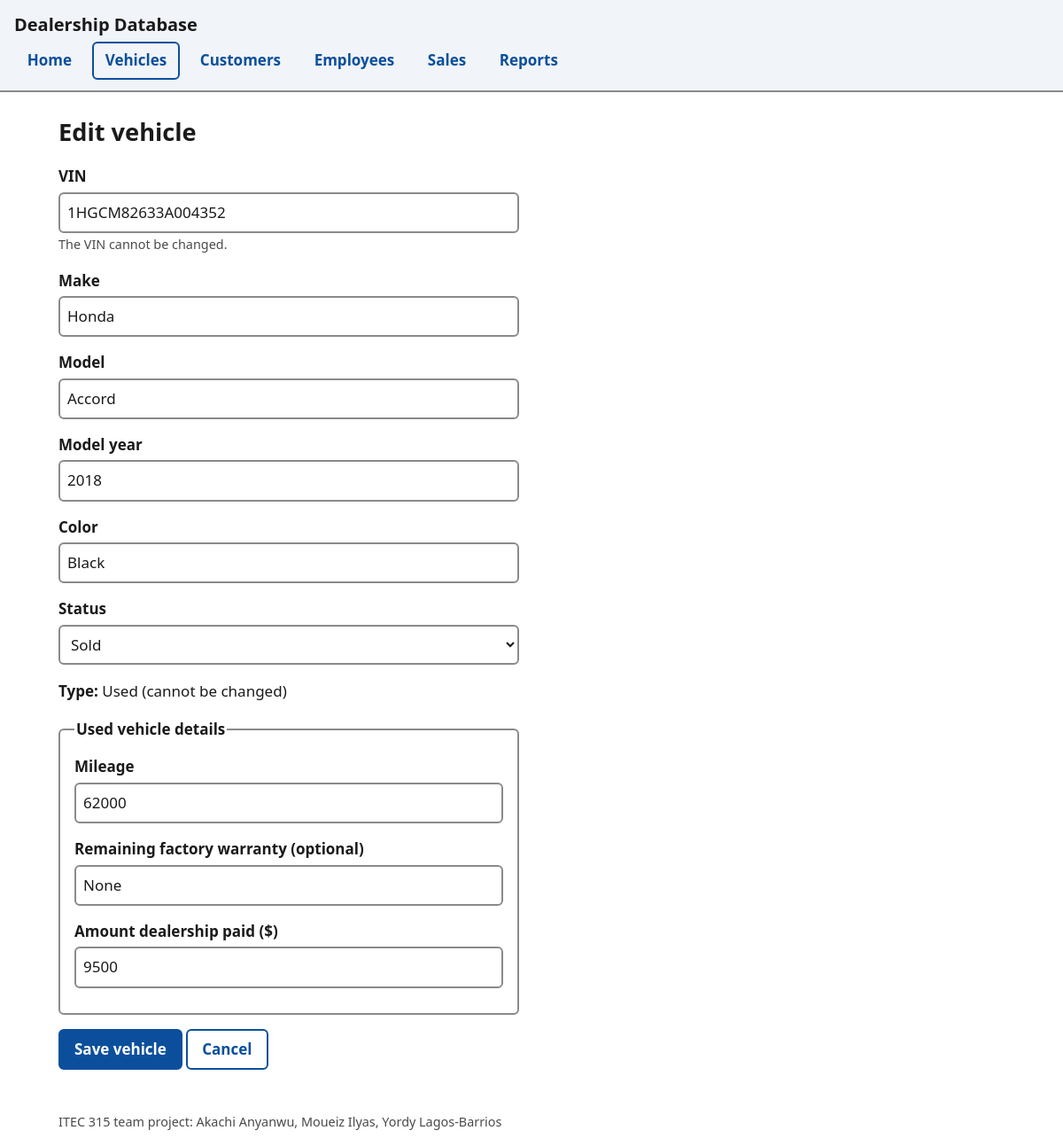
/vehicles/1HGCM82633A004352/edit, run on the app's committed database.
### tables this page shows
CREATE TABLE Vehicle(
VIN VARCHAR(17) PRIMARY KEY NOT NULL,
Make VARCHAR(40) NOT NULL,
Model VARCHAR(40) NOT NULL,
VehicleYear INTEGER NOT NULL,
Status VARCHAR(40) NOT NULL CHECK (Status IN ('Available', 'Pending', 'Sold')),
Color VARCHAR(40) NOT NULL
);

CREATE TABLE Used_Vehicle (
VIN VARCHAR(17) PRIMARY KEY NOT NULL,
Mileage INTEGER NOT NULL,
FactoryWarranty VARCHAR(100),
TotalMoneySpent INTEGER NOT NULL,
FOREIGN KEY (VIN) REFERENCES Vehicle(VIN)
);

### dealership_site/app.py (the view)
@app.route("/vehicles/<vin>/edit", methods=["GET", "POST"])
def vehicle_edit(vin):
    row = one(
        """SELECT v.*, n.MSRP, n.ManufacturerSpecial, u.Mileage, u.FactoryWarranty, u.TotalMoneySpent,
                  CASE WHEN n.VIN IS NOT NULL THEN 'New' ELSE 'Used' END AS Type
           FROM Vehicle v LEFT JOIN New_Vehicle n ON n.VIN=v.VIN LEFT JOIN Used_Vehicle u ON u.VIN=v.VIN
           WHERE v.VIN=?""",
        (vin,),
    )
    if row is None:
        flash("Vehicle not found.", "error")
        return redirect(url_for("vehicles"))
    if request.method == "POST":
        form = request.form.copy()
        form["vtype"] = row["Type"]  # type cannot change (disjoint subtypes)
        if save_vehicle(form, existing_vin=vin):
            flash("Vehicle updated.", "success")
            return redirect(url_for("vehicles"))
    return render_template("vehicle_form.html", v=dict(row), statuses=STATUSES, editing=True)

### dealership_site/app.py (called while the page is built)
def get_db():
    if "db" not in g:
        g.db = sqlite3.connect(DB_PATH)
        g.db.row_factory = sqlite3.Row
        g.db.execute("PRAGMA foreign_keys = ON")
    return g.db

def one(sql, args=()):
    return get_db().execute(sql, args).fetchone()

### dealership_site/templates/vehicle_form.html (shortened to what this page needs)
{% extends "base.html" %}
{% block content %}
<h1>{{ 'Edit' if editing else 'Add' }} vehicle</h1>
{% set vt = v.get('vtype') or v.get('Type') or 'New' %}
<form method="post" class="stack">
  <div class="field">
    <label for="vin">VIN</label>
    <input id="vin" name="vin" value="{{ v.get('vin') or v.get('VIN') or '' }}" maxlength="17" required
           {% if editing %}readonly aria-describedby="vin-hint"{% endif %}>
    <p class="hint" id="vin-hint">{{ 'The VIN cannot be changed.' if editing else 'Up to 17 characters.' }}</p>
  </div>
  <div class="field"><label for="make">Make</label>
    <input id="make" name="make" value="{{ v.get('make') or v.get('Make') or '' }}" maxlength="40" required></div>
  <div class="field"><label for="model">Model</label>
    <input id="model" name="model" value="{{ v.get('model') or v.get('Model') or '' }}" maxlength="40" required></div>
  <div class="field"><label for="year">Model year</label>
    <input id="year" name="year" type="number" min="1980" max="2027" value="{{ v.get('year') or v.get('VehicleYear') or '' }}" required></div>
  <div class="field"><label for="color">Color</label>
    <input id="color" name="color" value="{{ v.get('color') or v.get('Color') or '' }}" maxlength="40" required></div>
  <div class="field"><label for="status">Status</label>
    <select id="status" name="status" required>
      {% set cur = v.get('status') or v.get('Status') or 'Available' %}
      {% for s in statuses %}<option {{ 'selected' if s == cur }}>{{ s }}</option>{% endfor %}
    </select></div>
  {% if editing %}
    <p><strong>Type:</strong> {{ vt }} (cannot be changed)</p>
  {% else %}
  <fieldset class="radio-row">
    <legend>Vehicle type</legend>
    <label><input type="radio" name="vtype" value="New" {{ 'checked' if vt == 'New' }}> New</label>
    <label><input type="radio" name="vtype" value="Used" {{ 'checked' if vt == 'Used' }}> Used</label>
  </fieldset>
  {% endif %}
  <fieldset id="used-fields">
    <legend>Used vehicle details</legend>
    <div class="field"><label for="mileage">Mileage</label>
      <input id="mileage" name="mileage" type="number" min="0" value="{{ v.get('mileage') or v.get('Mileage') or '' }}"></div>
    <div class="field"><label for="warranty">Remaining factory warranty (optional)</label>
      <input id="warranty" name="warranty" maxlength="100" value="{{ v.get('warranty') or v.get('FactoryWarranty') or '' }}"></div>
    <div class="field"><label for="spent">Amount dealership paid ($)</label>
      <input id="spent" name="spent" type="number" min="0" value="{{ v.get('spent') or v.get('TotalMoneySpent') or '' }}"></div>
  </fieldset>
  <button type="submit">Save vehicle</button>
  <a class="btn secondary" href="{{ url_for('vehicles') }}">Cancel</a>
</form>
{% endblock %}

### dealership_site/static/style.css (style rules this page uses)
:root { --bg: #ffffff; --fg: #1a1a1a; --muted: #4a4a4a; --accent: #0b4f9c; --accent-fg: #ffffff; --border: #8a8a8a; --band: #f1f4f8; --danger: #9b1c1c; --ok: #1b5e20; }
* { box-sizing: border-box; }
body { margin: 0; font: 1.0625rem/1.55 system-ui, -apple-system, "Segoe UI", Roboto, sans-serif; background: var(--bg); color: var(--fg); }
h1 { font-size: 1.7rem; margin: .5rem 0 1rem; }
a { color: var(--accent); }
.btn, button { display: inline-block; font: inherit; font-weight: 600; padding: .5rem 1rem; border-radius: 6px; border: 2px solid var(--accent); background: var(--accent); color: var(--accent-fg); cursor: pointer; text-decoration: none; }
.btn.secondary, button.secondary { background: transparent; color: var(--accent); }
form.stack { max-width: 520px; }
.field { margin-bottom: 1rem; }
label, legend { display: block; font-weight: 600; margin-bottom: .25rem; }
input, select { width: 100%; font: inherit; padding: .5rem; border: 2px solid var(--border); border-radius: 6px; background: var(--bg); color: var(--fg); }
fieldset { border: 2px solid var(--border); border-radius: 6px; margin: 0 0 1rem; padding: .75rem 1rem; }
.hint { color: var(--muted); font-size: .9rem; margin: .15rem 0 0; }
@media (prefers-reduced-motion: no-preference) { a, button, .btn { transition: background-color .15s; } }

### data on the page
Vehicle: vin "1HGCM82633A004352", make "Honda", model "Accord", year "2018", color "Black"
Used_Vehicle: mileage "62000", warranty "None", spent "9500"

### other printed values
{{ label }} "Home" "Vehicles" "Customers" "Employees" "Sales" "Reports"
{{ 'Edit' if editing else 'Add' }} "Edit"
{{ 'The VIN cannot be changed.' if editing else 'Up to 17 characters.' }} "The VIN cannot be changed."
{{ vt }} "Used"
form field status "Sold"
